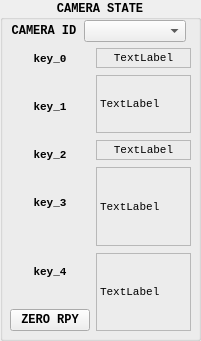
  <widget class="QGroupBox" name="cameraState">
   <property name="geometry">
    <rect>
     <x>340</x>
     <y>260</y>
     <width>201</width>
     <height>341</height>
    </rect>
   </property>
   <property name="font">
    <font>
     <family>Consolas</family>
     <pointsize>9</pointsize>
     <weight>75</weight>
     <italic>false</italic>
     <bold>true</bold>
     <underline>false</underline>
     <kerning>false</kerning>
    </font>
   </property>
   <property name="title">
    <string>CAMERA STATE</string>
   </property>
   <property name="alignment">
    <set>Qt::AlignCenter</set>
   </property>
   <widget class="QWidget" name="layoutWidget">
    <property name="geometry">
     <rect>
      <x>10</x>
      <y>20</y>
      <width>181</width>
      <height>311</height>
     </rect>
    </property>
    <property name="font">
     <font>
      <family>Consolas</family>
     </font>
    </property>
    <layout class="QVBoxLayout" name="verticalLayout_8" stretch="1,13">
     <item>
      <layout class="QHBoxLayout" name="horizontalLayout_3" stretch="2,3">
       <property name="topMargin">
        <number>0</number>
       </property>
       <property name="rightMargin">
        <number>5</number>
       </property>
       <item>
        <widget class="QLabel" name="camHeader">
         <property name="font">
          <font>
           <family>Consolas</family>
          </font>
         </property>
         <property name="text">
          <string>&lt;html&gt;&lt;head/&gt;&lt;body&gt;&lt;p&gt;&lt;span style=&quot; font-weight:600;&quot;&gt;CAMERA ID&lt;/span&gt;&lt;/p&gt;&lt;/body&gt;&lt;/html&gt;</string>
         </property>
         <property name="alignment">
          <set>Qt::AlignCenter</set>
         </property>
        </widget>
       </item>
       <item>
        <widget class="QComboBox" name="camBox">
         <property name="baseSize">
          <size>
           <width>0</width>
           <height>0</height>
          </size>
         </property>
         <property name="font">
          <font>
           <family>Consolas</family>
           <pointsize>8</pointsize>
           <weight>50</weight>
           <bold>false</bold>
           <kerning>true</kerning>
          </font>
         </property>
        </widget>
       </item>
      </layout>
     </item>
     <item>
      <layout class="QHBoxLayout" name="horizontalLayout_4" stretch="4,9">
       <item>
        <layout class="QVBoxLayout" name="verticalLayout_7" stretch="1,3,1,3,3,0">
         <item>
          <widget class="QLabel" name="key_0">
           <property name="font">
            <font>
             <family>Consolas</family>
             <pointsize>8</pointsize>
             <weight>75</weight>
             <bold>true</bold>
            </font>
           </property>
           <property name="text">
            <string>key_0</string>
           </property>
           <property name="alignment">
            <set>Qt::AlignCenter</set>
           </property>
          </widget>
         </item>
         <item>
          <widget class="QLabel" name="key_1">
           <property name="font">
            <font>
             <family>Consolas</family>
             <pointsize>8</pointsize>
             <weight>75</weight>
             <bold>true</bold>
            </font>
           </property>
           <property name="text">
            <string>key_1</string>
           </property>
           <property name="alignment">
            <set>Qt::AlignCenter</set>
           </property>
          </widget>
         </item>
         <item>
          <widget class="QLabel" name="key_2">
           <property name="font">
            <font>
             <family>Consolas</family>
             <pointsize>8</pointsize>
             <weight>75</weight>
             <bold>true</bold>
            </font>
           </property>
           <property name="text">
            <string>key_2</string>
           </property>
           <property name="alignment">
            <set>Qt::AlignCenter</set>
           </property>
          </widget>
         </item>
         <item>
          <widget class="QLabel" name="key_3">
           <property name="font">
            <font>
             <family>Consolas</family>
             <pointsize>8</pointsize>
             <weight>75</weight>
             <bold>true</bold>
            </font>
           </property>
           <property name="text">
            <string>key_3</string>
           </property>
           <property name="alignment">
            <set>Qt::AlignCenter</set>
           </property>
          </widget>
         </item>
         <item>
          <widget class="QLabel" name="key_4">
           <property name="font">
            <font>
             <family>Consolas</family>
             <pointsize>8</pointsize>
             <weight>75</weight>
             <bold>true</bold>
            </font>
           </property>
           <property name="text">
            <string>key_4</string>
           </property>
           <property name="alignment">
            <set>Qt::AlignCenter</set>
           </property>
          </widget>
         </item>
         <item>
          <widget class="QPushButton" name="btn_set_rot">
           <property name="font">
            <font>
             <family>Consolas</family>
            </font>
           </property>
           <property name="text">
            <string>ZERO RPY</string>
           </property>
          </widget>
         </item>
        </layout>
       </item>
       <item>
        <layout class="QVBoxLayout" name="verticalLayout_6" stretch="1,3,1,4,4">
         <property name="spacing">
          <number>7</number>
         </property>
         <property name="bottomMargin">
          <number>0</number>
         </property>
         <item>
          <widget class="QLabel" name="cam_0">
           <property name="font">
            <font>
             <family>Consolas</family>
             <pointsize>8</pointsize>
             <weight>50</weight>
             <bold>false</bold>
            </font>
           </property>
           <property name="frameShape">
            <enum>QFrame::StyledPanel</enum>
           </property>
           <property name="text">
            <string>TextLabel</string>
           </property>
           <property name="alignment">
            <set>Qt::AlignCenter</set>
           </property>
          </widget>
         </item>
         <item>
          <widget class="QLabel" name="cam_1">
           <property name="font">
            <font>
             <family>Consolas</family>
             <pointsize>8</pointsize>
             <weight>50</weight>
             <bold>false</bold>
            </font>
           </property>
           <property name="frameShape">
            <enum>QFrame::StyledPanel</enum>
           </property>
           <property name="text">
            <string>TextLabel</string>
           </property>
           <property name="alignment">
            <set>Qt::AlignLeading|Qt::AlignLeft|Qt::AlignVCenter</set>
           </property>
          </widget>
         </item>
         <item>
          <widget class="QLabel" name="cam_2">
           <property name="font">
            <font>
             <family>Consolas</family>
             <pointsize>8</pointsize>
             <weight>50</weight>
             <bold>false</bold>
            </font>
           </property>
           <property name="frameShape">
            <enum>QFrame::StyledPanel</enum>
           </property>
           <property name="text">
            <string>TextLabel</string>
           </property>
           <property name="alignment">
            <set>Qt::AlignCenter</set>
           </property>
          </widget>
         </item>
         <item>
          <widget class="QLabel" name="cam_3">
           <property name="font">
            <font>
             <family>Consolas</family>
             <pointsize>8</pointsize>
             <weight>50</weight>
             <bold>false</bold>
            </font>
           </property>
           <property name="frameShape">
            <enum>QFrame::StyledPanel</enum>
           </property>
           <property name="text">
            <string>TextLabel</string>
           </property>
           <property name="alignment">
            <set>Qt::AlignLeading|Qt::AlignLeft|Qt::AlignVCenter</set>
           </property>
          </widget>
         </item>
         <item>
          <widget class="QLabel" name="cam_4">
           <property name="font">
            <font>
             <family>Consolas</family>
             <pointsize>8</pointsize>
             <weight>50</weight>
             <bold>false</bold>
            </font>
           </property>
           <property name="frameShape">
            <enum>QFrame::StyledPanel</enum>
           </property>
           <property name="text">
            <string>TextLabel</string>
           </property>
           <property name="alignment">
            <set>Qt::AlignLeading|Qt::AlignLeft|Qt::AlignVCenter</set>
           </property>
          </widget>
         </item>
        </layout>
       </item>
      </layout>
     </item>
    </layout>
   </widget>
  </widget>
